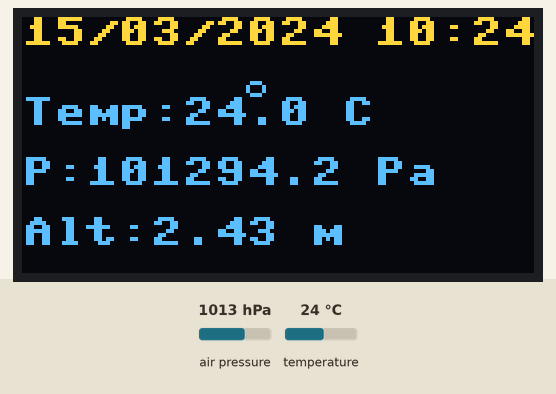
This program was run on a simulated MicroPython board. Shown: 128×64 one-colour display. The test bench sets the inputs (shaded band); at power-on: air pressure 1013 hPa, temperature 24 °C. The OLED is the two-colour kind (top 16 rows yellow); the clock reads 2024-03-15 10:24:30 at power-on unless the program sets it; library files of the repository ran but are not shown: bmp180.py.

Above: at 0.4 s.
At 60.5 s:
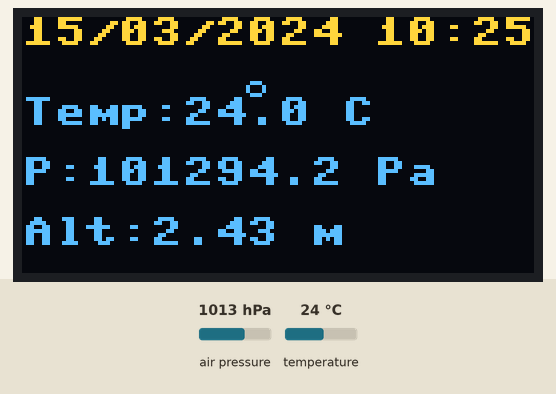
At 120.6 s:
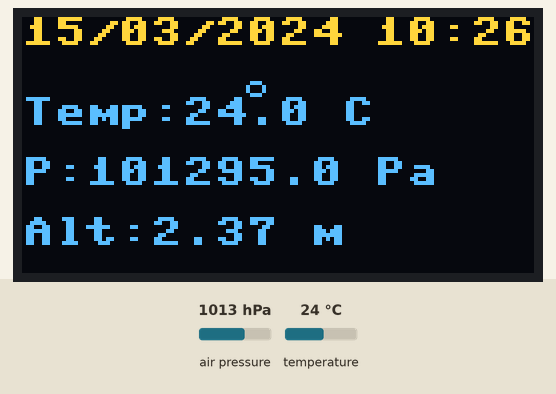

The program:

main_sensorbmp180.py
```python
from machine import I2C, Pin
from bmp180 import BMP180
import time, ssd1306, framebuf

# atribuição de pinos da Franzininho
i2c = I2C(scl=Pin(9), sda=Pin(8), freq=100000)

# configurando BMP180
bmp180 = BMP180(i2c)
bmp180.oversample_sett = 2
bmp180.baseline = 101325

# configurando display
oled_width = 128
oled_height = 64
oled = ssd1306.SSD1306_I2C(oled_width, oled_height, i2c)

# criando símbolo para representar graus no display
degree = bytearray([0x00, 0x0e, 0x11, 0x11, 0x0e, 0x00, 0x00, 0x00])
fb = framebuf.FrameBuffer(degree, 8, 8, framebuf.MONO_HLSB)


while True:
    temp = round(bmp180.temperature, 2)
    p = round(bmp180.pressure, 2)
    alt = round(bmp180.altitude, 2)

    temperatura_str="Temp:"+str(temp)
    pressao_str="P:"+str(p)+" Pa"
    altitude_str="Alt:"+str(alt)+" m"

    #coletando data e hora atual
    current_time = time.localtime()
    formatted_time = "{:02d}/{:02d}/{} {:02d}:{:02d}".format(current_time[2], current_time[1], current_time[0], current_time[3], current_time[4])

    # limpa display
    oled.fill(0)

    # exibição no display
    oled.text(formatted_time, 0, 0)
    oled.framebuf.blit(fb, 53, 15)
    oled.text(temperatura_str+ " " + "C", 0, 20)
    oled.text(pressao_str, 0, 35)
    oled.text(altitude_str, 0, 50)

    oled.show()
    time.sleep(60)
```

Measured:
- what the display in image 0 shows lasts 60.1 s, from 0.3 s to 60.4 s
